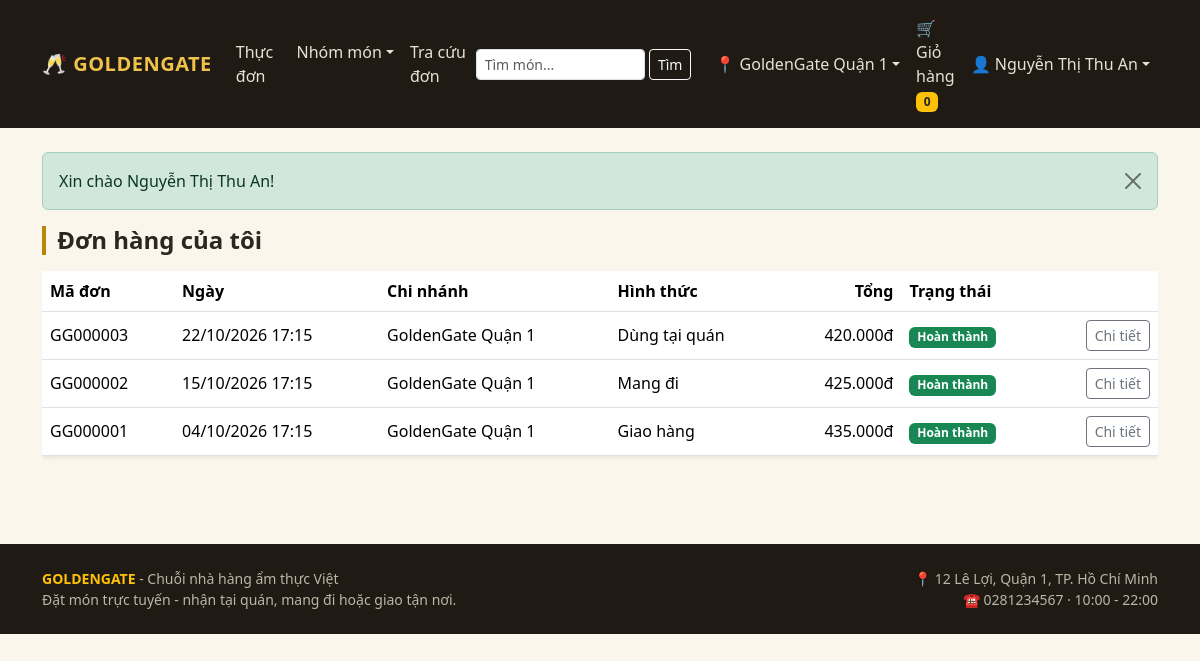
The page /index.php?action=donhang (signed in) on the database its author committed.
### tables this page shows
CREATE TABLE chinhanh (
  id INT AUTO_INCREMENT PRIMARY KEY,
  tenchinhanh VARCHAR(100) NOT NULL,
  diachi VARCHAR(255) NOT NULL,
  sodienthoai VARCHAR(15) DEFAULT NULL,
  giomocua TIME NOT NULL DEFAULT '10:00:00',
  giodongcua TIME NOT NULL DEFAULT '22:00:00',
  trangthai TINYINT NOT NULL DEFAULT 1
);

CREATE TABLE donhang (
  id INT AUTO_INCREMENT PRIMARY KEY,
  nguoidung_id INT NOT NULL,
  chinhanh_id INT NOT NULL,
  hinhthuc TINYINT NOT NULL DEFAULT 2,
  hoten_nhan VARCHAR(255) NOT NULL,
  sodt_nhan VARCHAR(15) NOT NULL,
  diachi VARCHAR(255) DEFAULT NULL,
  ngay DATETIME NOT NULL DEFAULT CURRENT_TIMESTAMP,
  phigiao DECIMAL(12,0) NOT NULL DEFAULT 0,
  tongtien DECIMAL(12,0) NOT NULL DEFAULT 0,
  trangthai TINYINT NOT NULL DEFAULT 0,
  ghichu VARCHAR(255) DEFAULT NULL,
  KEY idx_nd (nguoidung_id),
  KEY idx_cn_ngay (chinhanh_id, ngay),
  FOREIGN KEY (nguoidung_id) REFERENCES nguoidung(id),
  FOREIGN KEY (chinhanh_id) REFERENCES chinhanh(id)
);

### core/helpers.php (called while the page is built, shortened)
<?php
function e($s) { return htmlspecialchars((string)$s, ENT_QUOTES, 'UTF-8'); }
function money($n) { return number_format((float)$n, 0, ',', '.') . 'đ'; }
function maDon($id) { return 'GG' . str_pad((string)$id, 6, '0', STR_PAD_LEFT); }
function current_user() {
    $u = $_SESSION['user'] ?? null;
    return (is_array($u) && isset($u['id'], $u['hoten'], $u['loai'])) ? $u : null;
}
function trangthai_don($t) {
    $m = [0 => ['Chờ xác nhận', 'warning'], 1 => ['Đã xác nhận', 'info'], 2 => ['Đang chuẩn bị', 'primary'],
          3 => ['Hoàn thành', 'success'], 4 => ['Đã hủy', 'secondary']];
    return $m[(int)$t] ?? ['Không rõ', 'dark'];
}
function hinhthuc_don($h) { return [1 => 'Dùng tại quán', 2 => 'Mang đi', 3 => 'Giao hàng'][(int)$h] ?? '—'; }

### model/db.php (called while the page is built, shortened)
<?php
class DB {
    private static $pdo = null;
    public static function pdo() {
        if (!self::$pdo) {
            $c = cfg('db');
            $dsn = "mysql:host={$c['host']};port={$c['port']};dbname={$c['name']};charset=utf8mb4";
            self::$pdo = new PDO($dsn, $c['user'], $c['pass'], [
                PDO::ATTR_ERRMODE => PDO::ERRMODE_EXCEPTION,
                PDO::ATTR_DEFAULT_FETCH_MODE => PDO::FETCH_ASSOC,
                PDO::ATTR_EMULATE_PREPARES => false,
            ]);
            self::$pdo->exec("SET time_zone = '+07:00'");
        }
        return self::$pdo;
    }
    public static function all($sql, $p = []) { $s = self::pdo()->prepare($sql); $s->execute($p); return $s->fetchAll(); }
    public static function one($sql, $p = []) { $s = self::pdo()->prepare($sql); $s->execute($p); $r = $s->fetch(); return $r ?: null; }
}

### model/chinhanh.php (called while the page is built, shortened)
<?php
class ChiNhanh {
    public static function laySo($id) { return DB::one("SELECT * FROM chinhanh WHERE id=?", [(int)$id]); }
}

### core/bootstrap.php (called while the page is built, shortened)
<?php
spl_autoload_register(function ($class) {
    $f = ROOT . '/model/' . strtolower($class) . '.php';
});
require_once ROOT . '/core/helpers.php';

### model/giohang.php (called while the page is built, shortened)
<?php
class GioHang {
    public static function raw() { return $_SESSION['giohang'] ?? []; }
    public static function dem() { return array_sum(self::raw()); }
}

### model/donhang.php (called while the page is built, shortened)
<?php
class DonHang {
    public static function cuaNguoiDung($uid) {
        return DB::all("SELECT d.*, c.tenchinhanh FROM donhang d JOIN chinhanh c ON c.id = d.chinhanh_id
                        WHERE d.nguoidung_id = ? ORDER BY d.id DESC", [(int)$uid]);
    }
}

### public/orders.php (the view)
<?php include 'inc/top.php'; ?>
<h4 class="section-title mb-3">Đơn hàng của tôi</h4>
<?php if (!$dons): ?><div class="alert alert-info">Bạn chưa có đơn hàng nào.</div><?php else: ?>
<div class="table-responsive"><table class="table bg-white align-middle shadow-sm">
  <thead><tr><th>Mã đơn</th><th>Ngày</th><th>Chi nhánh</th><th>Hình thức</th><th class="text-end">Tổng</th><th>Trạng thái</th><th></th></tr></thead>
  <tbody>
  <?php foreach ($dons as $d): [$lb, $cl] = trangthai_don($d['trangthai']); ?>
    <tr>
      <td><?= maDon($d['id']) ?></td><td><?= date('d/m/Y H:i', strtotime($d['ngay'])) ?></td><td><?= e($d['tenchinhanh']) ?></td>
      <td><?= hinhthuc_don($d['hinhthuc']) ?></td><td class="text-end"><?= money($d['tongtien']) ?></td>
      <td><span class="badge text-bg-<?= $cl ?>"><?= $lb ?></span></td>
      <td class="text-end"><a class="btn btn-sm btn-outline-secondary" href="index.php?action=chitietdon&id=<?= (int)$d['id'] ?>">Chi tiết</a></td>
    </tr>
  <?php endforeach; ?>
  </tbody>
</table></div>
<?php endif; ?>
<?php include 'inc/bottom.php'; ?>

### public/index.php (shortened to what this page needs)
<?php
require __DIR__ . '/../core/bootstrap.php';
$action = $_REQUEST['action'] ?? 'home';
$user      = current_user();
$cnId = (int)($_SESSION['chinhanh_id'] ?? ($_COOKIE['gg_cn'] ?? 0));
$cb   = $cnId ? ChiNhanh::laySo($cnId) : null;
$soGio = GioHang::dem();
function view($name, $vars = []) {
    extract($vars);
    include __DIR__ . '/' . $name . '.php';
    exit;
}
switch ($action) {
    case 'donhang':
        view('orders', ['title' => 'Đơn hàng của tôi', 'dons' => DonHang::cuaNguoiDung($user['id'])]);
}

### public/inc/top.php (shortened to what this page needs)
<!DOCTYPE html>
<html lang="vi">
<head>
  <link href="https://cdn.jsdelivr.net/npm/bootstrap@5.3.3/dist/css/bootstrap.min.css" rel="stylesheet">
  <link href="assets/gg.css" rel="stylesheet">
</head>
<body>
<nav class="navbar navbar-expand-lg navbar-gg navbar-dark sticky-top">
  <div class="container">
    <a class="navbar-brand" href="index.php">🥂 GOLDENGATE</a>
    <div class="collapse navbar-collapse" id="nav">
      <ul class="navbar-nav me-auto">
        <li class="nav-item"><a class="nav-link" href="index.php">Thực đơn</a></li>
        <li class="nav-item dropdown">
          <a class="nav-link dropdown-toggle" href="#" data-bs-toggle="dropdown">Nhóm món</a>
        </li>
        <li class="nav-item"><a class="nav-link" href="index.php?action=tracuu">Tra cứu đơn</a></li>
      </ul>
      <form class="d-flex me-3" method="get" action="index.php">
        <input class="form-control form-control-sm me-1" name="q" placeholder="Tìm món..." value="<?= e($_GET['q'] ?? '') ?>">
        <button class="btn btn-sm btn-outline-light">Tìm</button>
      </form>
      <ul class="navbar-nav align-items-lg-center">
        <li class="nav-item dropdown">
          <a class="nav-link dropdown-toggle" href="#" data-bs-toggle="dropdown">📍 <?= e($cb['tenchinhanh'] ?? 'Chọn chi nhánh') ?></a>
        </li>
        <li class="nav-item"><a class="nav-link" href="index.php?action=giohang">🛒 Giỏ hàng <span class="badge bg-warning text-dark"><?= (int)$soGio ?></span></a></li>
        <?php if ($user): ?>
          <li class="nav-item dropdown">
            <a class="nav-link dropdown-toggle" href="#" data-bs-toggle="dropdown">👤 <?= e($user['hoten']) ?></a>
          </li>
        <?php else: ?>
          <li class="nav-item"><a class="nav-link" href="index.php?action=dangnhap">Đăng nhập</a></li>
          <li class="nav-item"><a class="btn btn-sm btn-gg ms-lg-2" href="index.php?action=dangky">Đăng ký</a></li>
        <?php endif; ?>
      </ul>
    </div>
  </div>
</nav>
<main class="container py-4">
<?php foreach (take_flash() as [$t, $msg]): ?>
  <div class="alert alert-<?= e($t) ?> alert-dismissible fade show"><?= e($msg) ?><button class="btn-close" data-bs-dismiss="alert"></button></div>
<?php endforeach; ?>

### public/inc/bottom.php (shortened to what this page needs)
</main>
<footer class="py-4 mt-5">
  <div class="container small">
    <div class="row">
      <div class="col-md-6"><strong class="text-warning">GOLDENGATE</strong> - Chuỗi nhà hàng ẩm thực Việt<br>Đặt món trực tuyến - nhận tại quán, mang đi hoặc giao tận nơi.</div>
      <div class="col-md-6 text-md-end">
        <?php if (!empty($cb)): ?>📍 <?= e($cb['diachi']) ?><br>☎ <?= e($cb['sodienthoai']) ?> · <?= substr($cb['giomocua'], 0, 5) ?> - <?= substr($cb['giodongcua'], 0, 5) ?><?php endif; ?>
      </div>
    </div>
  </div>
</footer>
</body>
</html>

### public/assets/gg.css (style rules this page uses)
:root { --gg-gold:#b8860b; --gg-gold-d:#8f6808; --gg-dark:#1f1a14; --gg-cream:#fbf6ec; }
body { background: var(--gg-cream); color:#2b2620; }
.navbar-gg { background: var(--gg-dark); }
.navbar-gg .navbar-brand { color: #f0c24b; font-weight:700; letter-spacing:.5px; }
.navbar-gg .nav-link, .navbar-gg .btn-link { color:#e9e2d3; }
.section-title { border-left:4px solid var(--gg-gold); padding-left:.7rem; font-weight:700; }
footer { background: var(--gg-dark); color:#bdb5a5; }

### rows shown on the page
chinhanh: tenchinhanh "GoldenGate Quận 1", diachi "12 Lê Lợi, Quận 1, TP. Hồ Chí Minh", sodienthoai "0281234567", giomocua "10:00", giodongcua "22:00"
donhang: id "GG000003", ngay "22/10/2026 17:15", chinhanh.tenchinhanh "GoldenGate Quận 1", hinhthuc "Dùng tại quán", tongtien "420.000đ", lb "Hoàn thành"
donhang: id "GG000002", ngay "15/10/2026 17:15", chinhanh.tenchinhanh "GoldenGate Quận 1", hinhthuc "Mang đi", tongtien "425.000đ", lb "Hoàn thành"
donhang: id "GG000001", ngay "04/10/2026 17:15", chinhanh.tenchinhanh "GoldenGate Quận 1", hinhthuc "Giao hàng", tongtien "435.000đ", lb "Hoàn thành"

### other values the page prints
$soGio "0"
$user['hoten'] "Nguyễn Thị Thu An"
$msg "Xin chào Nguyễn Thị Thu An!"
